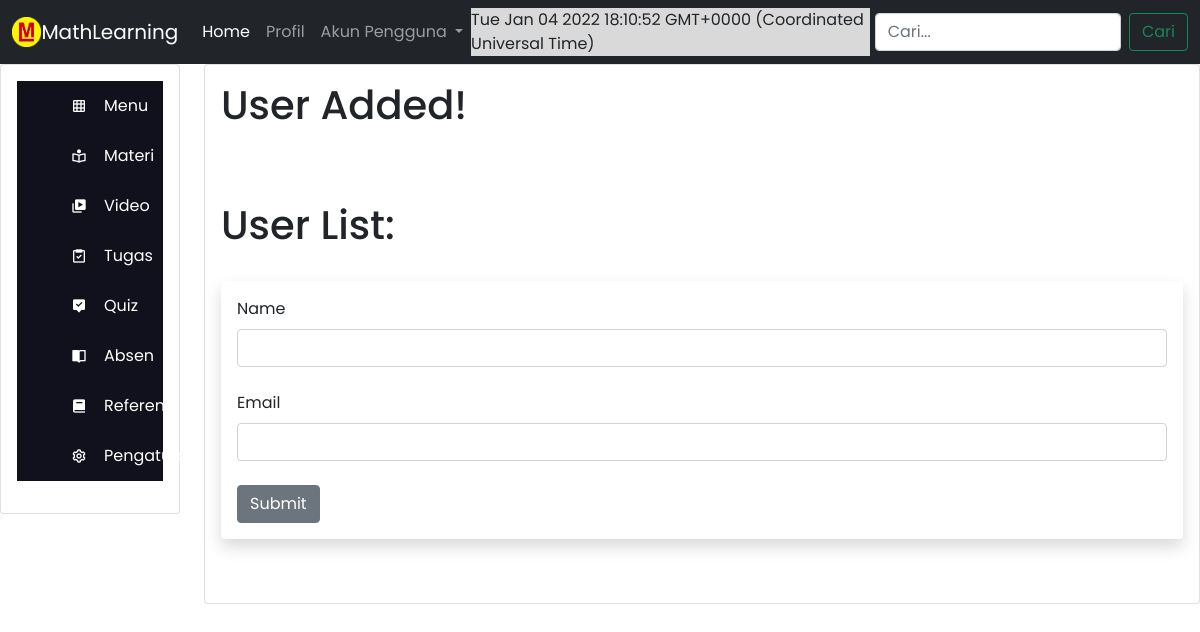
The page /user/add on the database as committed earlier.
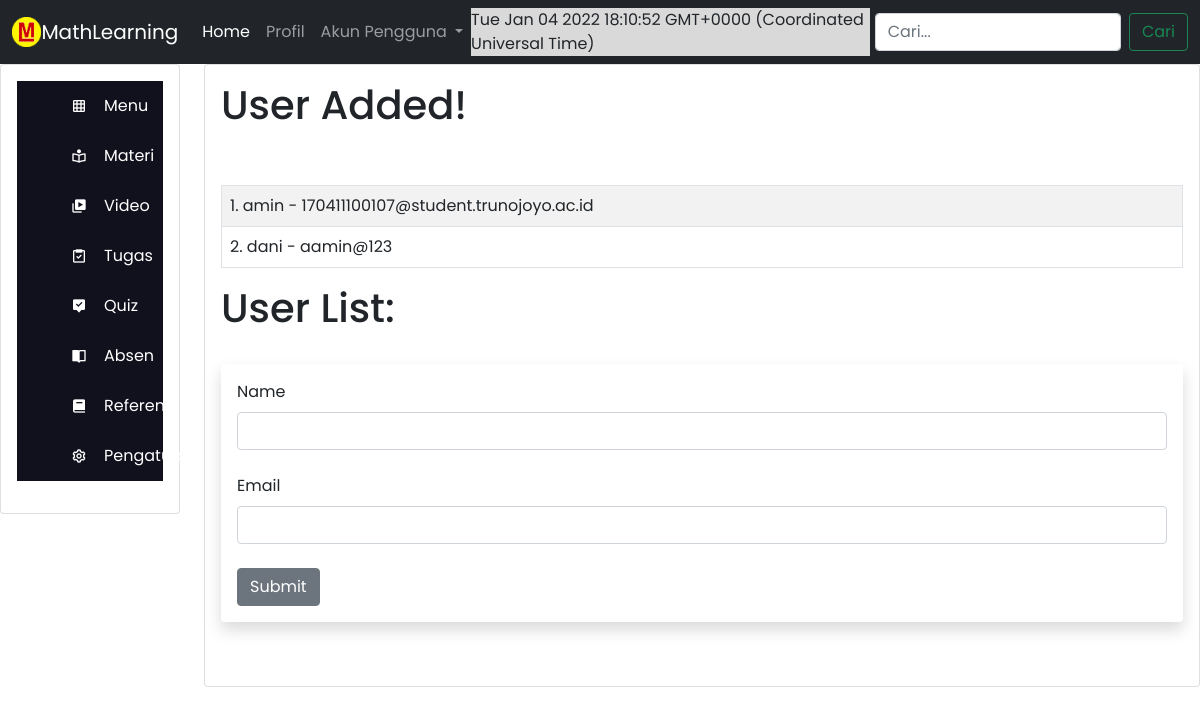
The same page on the database as committed later.
### app.py (models this page shows, shortened)
class Users(db.Model):
	id = db.Column(db.Integer, primary_key=True)
	name = db.Column(db.String(200), nullable=False)
	email = db.Column(db.String(120), nullable=False, unique=True)
	date_added = db.Column(db.DateTime, default=datetime.utcnow)

### app.py (the view, shortened to what this page needs)
@app.route("/user/add",methods=['GET','POST'])
def daftar():
	name = None
	form = UserForm()
	our_users = Users.query.order_by(Users.date_added)
	return render_template("daftar.html", form = form,
	name = name, our_users = our_users)

### webforms.py
class UserForm(FlaskForm):
	name = StringField("Name", validators=[DataRequired()])
	email = StringField("Email", validators=[DataRequired()])
	submit = SubmitField("Submit")

### templates/daftar.html (shortened to what this page needs)
<!DOCTYPE html>
<html lang="en" dir="ltr">
  <head>
    <link href='https://unpkg.com/boxicons@2.1.1/css/boxicons.min.css' rel='stylesheet'>
    <link rel="stylesheet" href="https://cdn.jsdelivr.net/npm/bootstrap@5.0.2/dist/css/bootstrap.min.css">
    <link rel="stylesheet" href="{{ url_for('static', filename='css/sidebar.css' )}}" />
    <link rel="stylesheet" href="{{ url_for('static', filename='css/content.css' )}}" />
  </head>
  <body>
    {% include './navbar.html' %}
    {% block content %}
    <div class="row">
      <div class="col-sm-2">
        <div class="card">
          <div class="card-body">
            {% include './sidebar.html' %}
          </div>
        </div>
      </div>
      <div class="col-sm-10">
        <div class="card">
          <div class="card-body">
            <h1>User Added!</h1>
              <br/><br/>
            <table class="table table-hover table-bordered table-striped">
            {% for our_user in our_users %}
              <tr>
              <td>{{ our_user.id }}.
                {{ our_user.name }} - {{ our_user.email }}
                </td>
              </tr>
            {% endfor %}
            </table>
            <h1>User List:</h1>
            <br/>
          <div class="shadow p-3 mb-5 bg-body rounded">
            <form method="POST">
              {{ form.name.label(class="form-label") }}
              {{ form.name(class="form-control") }}
              <br/>
              {{ form.email.label(class="form-label") }}
              {{ form.email(class="form-control") }}
              <br/>
              {{ form.submit(class="btn btn-secondary") }}
            </form>
          </div>
          </div>
        </div>
      </div>
    </div>
    {% endblock %}
  </body>
</html>

### templates/navbar.html (shortened to what this page needs)
<div class="navbar_content">
    <nav class="navbar navbar-expand-lg navbar-dark bg-dark">
        <div class="container-fluid">
          <img src="./static/LOGO_MATH.png" class="resize" alt="icon">
          <a class="navbar-brand" href="#">MathLearning</a>
          <div class="collapse navbar-collapse" id="navbarSupportedContent">
            <ul class="navbar-nav me-auto mb-2 mb-lg-0">
              <li class="nav-item">
                <a class="nav-link active" aria-current="page" href="{{url_for('home')}}">Home</a>
              </li>
              <li class="nav-item">
                <a class="nav-link {{status}}" href="#" aria-disabled="false"  tabindex="-1">Profil</a>
              </li>
              <li class="nav-item dropdown">
                <a class="nav-link dropdown-toggle" href="#" id="navbarDropdown" role="button" data-bs-toggle="dropdown" aria-expanded="false">
                  Akun Pengguna
                </a>
              </li>
            </ul>
            <div id='date-time' class="jam"></div>
            <form class="d-flex">
              <input class="form-control me-2" type="search" placeholder="Cari..." aria-label="Search">
              <button class="btn btn-outline-success" type="submit">Cari</button>
            </form>
          </div>
        </div>
      </nav>
</div>

### templates/sidebar.html (shortened to what this page needs)
<div class="sidebar">
    <ul class="nav_list">
        <li>
            <a href="#">
                <i class='bx bx-grid'></i>
                <span class="links_name">Menu</span>
            </a>
        </li>
        <li>
            <a href="{{url_for('materi')}}">
                <i class='bx bx-book-reader'></i>
                <span class="links_name">Materi</span>
            </a>
        </li>
        <li>
            <a href="{{url_for('video')}}">
                <i class='bx bxs-videos'></i>
                <span class="links_name">Video</span>
            </a>
        </li>
        <li>
            <a href="{{url_for('tugas')}}">
                <i class='bx bx-task'></i>
                <span class="links_name">Tugas</span>
            </a>
        </li>
        <li>
            <a href="{{url_for('quiz')}}">
                <i class='bx bxs-message-alt-check'></i>
                <span class="links_name">Quiz</span>
            </a>
        </li>
        <li>
            <a href="{{url_for('absen')}}">
                <i class='bx bxs-book-open'></i>
                <span class="links_name">Absen</span>
            </a>
        </li>
        <li>
            <a href="{{url_for('referensi')}}">
                <i class='bx bxs-book'></i>
                <span class="links_name">Referensi</span>
            </a>
        </li>
        <li>
            <a href="{{url_for('pengaturan')}}">
                <i class='bx bx-cog'></i>
                <span class="links_name">Pengaturan</span>
            </a>
        </li>
    </ul>
  </div>

### static/css/sidebar.css (style rules this page uses)
* { margin: 0; padding: 0; box-sizing: border-box; font-family: "Poppins", sans-serif; }
body { position: relative; min-height: 100vh; width: 100%; overflow: scroll; }
.sidebar { top: 0; left: 0; background: #11101d; transition: all 0.5s ease; }
.sidebar ul { margin-top: 0px; }
.sidebar ul li { position: relative; height: 50px; width: 100%; margin: 0 5px; list-style: none; line-height: 50px; }
.sidebar ul li a { color: #fff; display: flex; align-items: center; text-decoration: none; transition: all 0.4s ease ; border-radius: 12px; white-space: nowrap; }
.sidebar ul li i { height: 50px; min-width: 50px; border-radius: 12px; line-height: 50px; text-align: center; }

### static/css/content.css (style rules this page uses)
.resize { width: 2.5%; height: 2.5%; }
.jam { background-color: #d9d9d9; margin-right: 0.5%; }

Rows that differ between the two databases and show on the page:
added Users: id "1", name "amin", email "170411100107@student.trunojoyo.ac.id"
added Users: id "2", name "dani", email "aamin@123"
